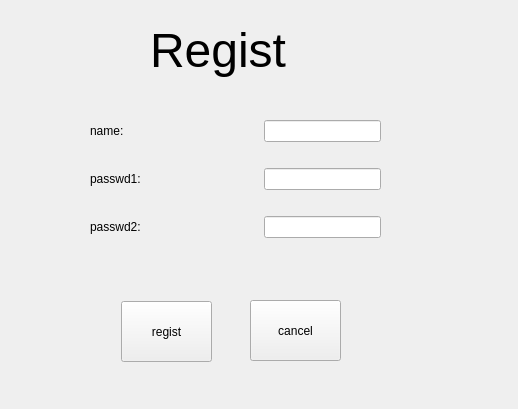
<?xml version="1.0" encoding="UTF-8"?>
<ui version="4.0">
 <class>Myregist</class>
 <widget class="QWidget" name="Myregist">
  <property name="geometry">
   <rect>
    <x>0</x>
    <y>0</y>
    <width>518</width>
    <height>409</height>
   </rect>
  </property>
  <property name="windowTitle">
   <string>Form</string>
  </property>
  <widget class="QLabel" name="label">
   <property name="geometry">
    <rect>
     <x>150</x>
     <y>10</y>
     <width>151</width>
     <height>81</height>
    </rect>
   </property>
   <property name="font">
    <font>
     <pointsize>36</pointsize>
    </font>
   </property>
   <property name="text">
    <string>Regist</string>
   </property>
  </widget>
  <widget class="QPushButton" name="pushButton">
   <property name="geometry">
    <rect>
     <x>121</x>
     <y>301</y>
     <width>91</width>
     <height>61</height>
    </rect>
   </property>
   <property name="text">
    <string>regist</string>
   </property>
  </widget>
  <widget class="QPushButton" name="pushButton_2">
   <property name="geometry">
    <rect>
     <x>250</x>
     <y>300</y>
     <width>91</width>
     <height>61</height>
    </rect>
   </property>
   <property name="text">
    <string>cancel</string>
   </property>
  </widget>
  <widget class="QWidget" name="">
   <property name="geometry">
    <rect>
     <x>90</x>
     <y>100</y>
     <width>291</width>
     <height>161</height>
    </rect>
   </property>
   <layout class="QGridLayout" name="gridLayout">
    <item row="0" column="0">
     <widget class="QLabel" name="label_2">
      <property name="text">
       <string>name:</string>
      </property>
     </widget>
    </item>
    <item row="0" column="2">
     <widget class="QLineEdit" name="edit_name"/>
    </item>
    <item row="1" column="0">
     <widget class="QLabel" name="label_3">
      <property name="text">
       <string>passwd1:</string>
      </property>
     </widget>
    </item>
    <item row="2" column="0">
     <widget class="QLabel" name="label_4">
      <property name="text">
       <string>passwd2:</string>
      </property>
     </widget>
    </item>
    <item row="1" column="2">
     <widget class="QLineEdit" name="edit_pwd1"/>
    </item>
    <item row="2" column="2">
     <widget class="QLineEdit" name="edit_pwd2"/>
    </item>
    <item row="0" column="1">
     <spacer name="horizontalSpacer">
      <property name="orientation">
       <enum>Qt::Horizontal</enum>
      </property>
      <property name="sizeHint" stdset="0">
       <size>
        <width>40</width>
        <height>20</height>
       </size>
      </property>
     </spacer>
    </item>
   </layout>
  </widget>
 </widget>
 <resources/>
 <connections/>
</ui>
